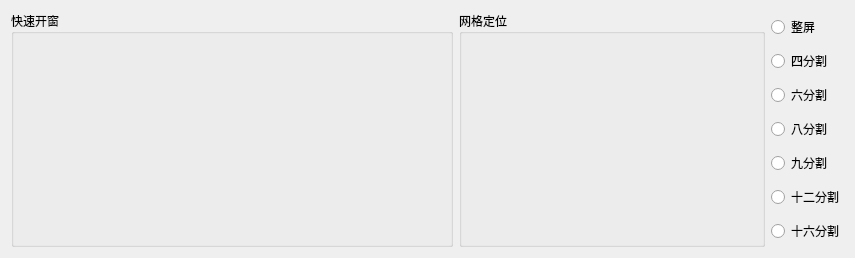
<?xml version="1.0" encoding="UTF-8"?>
<ui version="4.0">
 <class>BCLocationDlg</class>
 <widget class="QDialog" name="BCLocationDlg">
  <property name="geometry">
   <rect>
    <x>0</x>
    <y>0</y>
    <width>846</width>
    <height>258</height>
   </rect>
  </property>
  <property name="windowTitle">
   <string>Dialog</string>
  </property>
  <layout class="QHBoxLayout" name="horizontalLayout_2">
   <item>
    <widget class="QGroupBox" name="groupBox">
     <property name="font">
      <font>
       <family>微软雅黑</family>
      </font>
     </property>
     <property name="title">
      <string>快速开窗</string>
     </property>
     <layout class="QVBoxLayout" name="verticalLayout_2">
      <property name="leftMargin">
       <number>3</number>
      </property>
      <property name="topMargin">
       <number>3</number>
      </property>
      <property name="rightMargin">
       <number>3</number>
      </property>
      <property name="bottomMargin">
       <number>3</number>
      </property>
      <item>
       <widget class="BCLocationGroupWidget" name="m_pLocationGroupWidget" native="true">
        <property name="minimumSize">
         <size>
          <width>430</width>
          <height>200</height>
         </size>
        </property>
       </widget>
      </item>
     </layout>
    </widget>
   </item>
   <item>
    <widget class="QGroupBox" name="groupBox_2">
     <property name="font">
      <font>
       <family>微软雅黑</family>
      </font>
     </property>
     <property name="title">
      <string>网格定位</string>
     </property>
     <layout class="QHBoxLayout" name="horizontalLayout">
      <property name="spacing">
       <number>0</number>
      </property>
      <property name="leftMargin">
       <number>0</number>
      </property>
      <property name="topMargin">
       <number>0</number>
      </property>
      <property name="rightMargin">
       <number>0</number>
      </property>
      <property name="bottomMargin">
       <number>0</number>
      </property>
      <item>
       <widget class="BCLocationSegmentationWidget" name="m_pLocationWidget" native="true">
        <property name="minimumSize">
         <size>
          <width>300</width>
          <height>0</height>
         </size>
        </property>
       </widget>
      </item>
     </layout>
    </widget>
   </item>
   <item>
    <layout class="QVBoxLayout" name="verticalLayout">
     <item>
      <widget class="QRadioButton" name="m_pRadioBtn1">
       <property name="font">
        <font>
         <family>微软雅黑</family>
        </font>
       </property>
       <property name="text">
        <string>整屏</string>
       </property>
      </widget>
     </item>
     <item>
      <widget class="QRadioButton" name="m_pRadioBtn4">
       <property name="font">
        <font>
         <family>微软雅黑</family>
        </font>
       </property>
       <property name="text">
        <string>四分割</string>
       </property>
      </widget>
     </item>
     <item>
      <widget class="QRadioButton" name="m_pRadioBtn6">
       <property name="font">
        <font>
         <family>微软雅黑</family>
        </font>
       </property>
       <property name="text">
        <string>六分割</string>
       </property>
      </widget>
     </item>
     <item>
      <widget class="QRadioButton" name="m_pRadioBtn8">
       <property name="font">
        <font>
         <family>微软雅黑</family>
        </font>
       </property>
       <property name="text">
        <string>八分割</string>
       </property>
      </widget>
     </item>
     <item>
      <widget class="QRadioButton" name="m_pRadioBtn9">
       <property name="font">
        <font>
         <family>微软雅黑</family>
        </font>
       </property>
       <property name="text">
        <string>九分割</string>
       </property>
      </widget>
     </item>
     <item>
      <widget class="QRadioButton" name="m_pRadioBtn12">
       <property name="font">
        <font>
         <family>微软雅黑</family>
        </font>
       </property>
       <property name="text">
        <string>十二分割</string>
       </property>
      </widget>
     </item>
     <item>
      <widget class="QRadioButton" name="m_pRadioBtn16">
       <property name="font">
        <font>
         <family>微软雅黑</family>
        </font>
       </property>
       <property name="text">
        <string>十六分割</string>
       </property>
      </widget>
     </item>
    </layout>
   </item>
  </layout>
 </widget>
 <customwidgets>
  <customwidget>
   <class>BCLocationSegmentationWidget</class>
   <extends>QWidget</extends>
   <header location="global">BCLocationSegmentationWidget.h</header>
   <container>1</container>
  </customwidget>
  <customwidget>
   <class>BCLocationGroupWidget</class>
   <extends>QWidget</extends>
   <header>BCLocationGroupWidget.h</header>
   <container>1</container>
  </customwidget>
 </customwidgets>
 <resources/>
 <connections/>
</ui>
